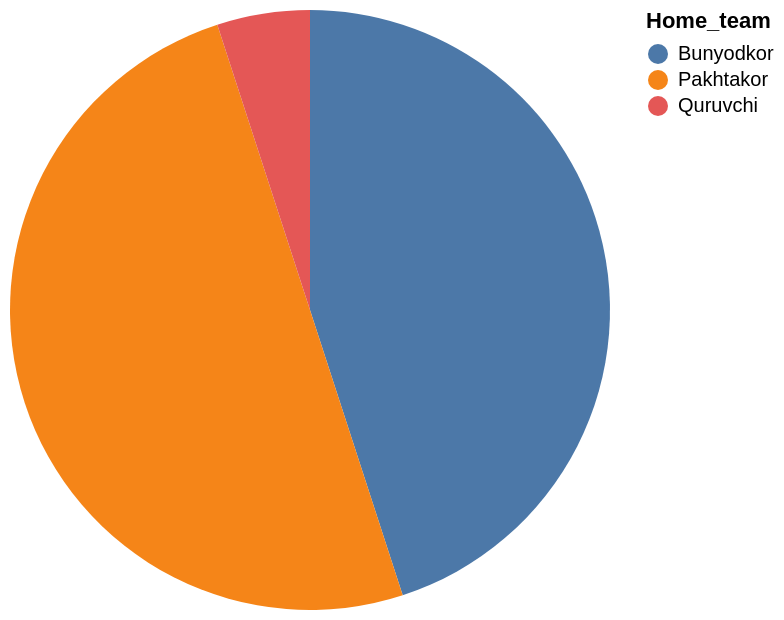

Specify this chart in Vega-Lite:
### Vega-Lite specification from a JSON file in a GitHub repository (floating-point values rounded to 4 significant figures)
{"data": {"values": [{"x_data": "Bunyodkor", "y_data": 9}, {"x_data": "Pakhtakor", "y_data": 10}, {"x_data": "Quruvchi", "y_data": 1}]}, "mark": "arc", "encoding": {"theta": {"field": "y_data", "type": "quantitative", "title": "COUNT(Home_team)"}, "color": {"field": "x_data", "type": "nominal", "title": "Home_team"}}}
